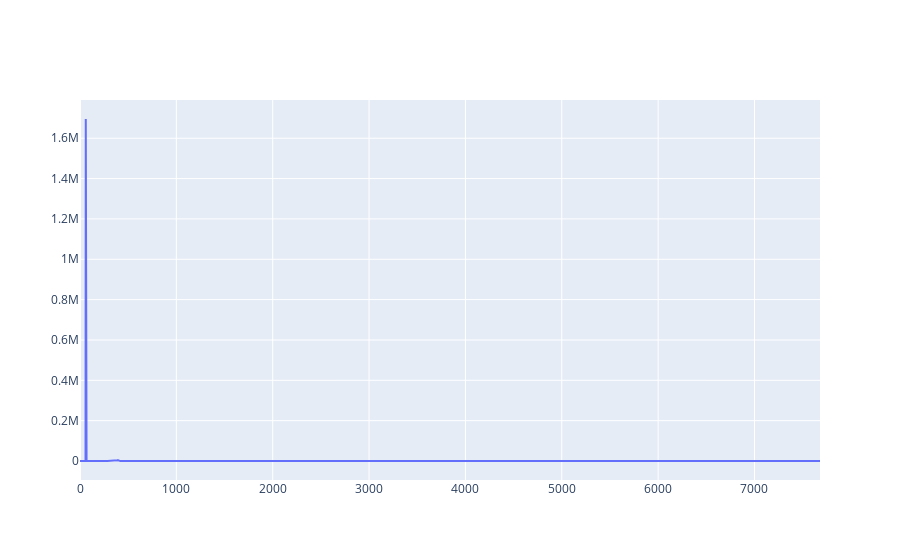

The notebook cell this image was saved under:
### Code cell
import plotly.graph_objects as go
from scipy.fft import rfft, rfftfreq
import numpy as np

yf = rfft(mat['I_nom'][:,2])
xf = rfftfreq(mat['I_nom'][:,2].shape[0], 1 / 15360)

fig = go.Figure(data=go.Scatter(x=xf, y=np.abs(yf)))
fig.show()

### Figure 1 — Plotly figure (JSON) as saved in the notebook; plotly's stock layout.template omitted (floating-point values rounded to 4 significant figures; data arrays with more than 128 entries replaced by an {"elided": "..."} marker saying what was removed)
{"data": [{"type": "scatter", "x": {"elided": "2817 float values"}, "y": {"elided": "2817 float values"}}], "layout": {}}
